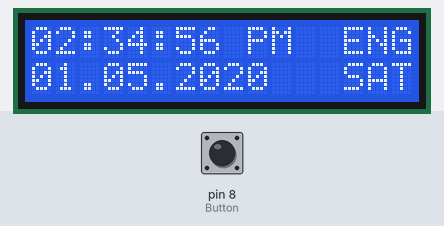
Simulated run of this sketch. Board: Arduino Uno, built with avr-gcc and run on an emulated ATmega328P. Parts: 16×2 character LCD. Inputs (shaded band) come from the test bench; at power-on: pin 8 (Button) LOW.

Above: at 1.2 s.
1.3 s: pin 8 (Button) pulled HIGH for 3 s
At 2.6 s:
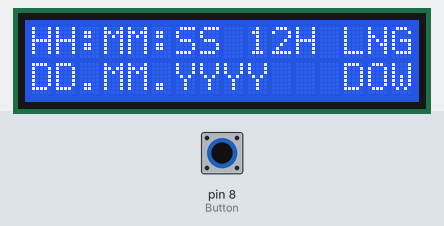
At 4.5 s:
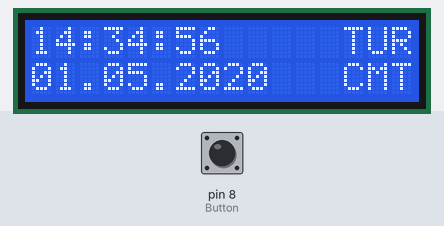
Timing chart, 0 to 6.0 s (numbered marks = the images above; inputs shaded):
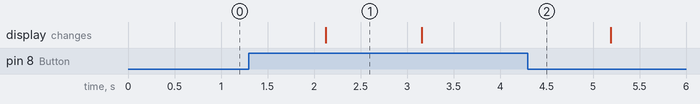

The sketch:

LCDScreenClock.ino
```cpp
#include <Wire.h> // required libraries
#include <LiquidCrystal_I2C.h>

#define Button 8 // button gidital pwm is 8

int TIME_SCREEN_CLOCK = 2000;
int TIME_SCREEN_INFO = 1000;
String TIME_STRING = "2021.05.01 - 14:34:56";

bool isEnglish = true;

LiquidCrystal_I2C LCD(0x27, 16, 2); // LCD with LiquidCrystal_I2C library

void setup() {
  pinMode(Button, INPUT); // button as input

  LCD.init(); // initializing LCD screen
  LCD.backlight(); // opening ground light of the LCD screen

  int hour = TIME_STRING.substring(13, 15).toInt(); // split the TIME_STRING variable
  int minute = TIME_STRING.substring(16, 18).toInt();
  int second = TIME_STRING.substring(19, 21).toInt();
  int year = TIME_STRING.substring(0, 4).toInt();
  int month = TIME_STRING.substring(5, 7).toInt();
  int day = TIME_STRING.substring(8, 10).toInt();
}

void loop() {

  if(isEnglish == true){

    englishClock();
    delay(TIME_SCREEN_CLOCK);
    /*second += 2; if second is 60 or high, must to update current time
    if(second > 59){
      second = second % 60;
      updateTime();
    }*/

    englishInfo();
    delay(TIME_SCREEN_INFO);
    /*second += 1; if second is 60 or high, must to update current time
    if(second > 59){
      second = second % 60;
      updateTime();
    }*/

  } else{

    turkishClock();
    delay(TIME_SCREEN_CLOCK);
    /*second += 2; if second is 60 or high, must to update current time
    if(second > 59){
      second = second % 60;
      updateTime();
    }*/

    turkishInfo();
    delay(TIME_SCREEN_INFO);
    /*second += 1; if second is 60 or high, must to update current time
    if(second > 59){
      second = second % 60;
      updateTime();
    }*/
  }

  if(digitalRead(Button) == 1){
    if(isEnglish == true){
      isEnglish = false;
    }else{
      isEnglish = true;
    }
  }
}

void englishClock(){ // english clock screen
    LCD.setCursor(0,0); // start to write from 1st row - 1st column
    LCD.print("02:34:56 PM  ENG");

    LCD.setCursor(0,1); // start to write from 2nd row - 1st column
    LCD.print("01.05.2020   SAT");
}

void turkishClock(){ // turkish clock screen
    LCD.setCursor(0,0); // start to write from 1st row - 1st column
    LCD.print("14:34:56     TUR");

    LCD.setCursor(0,1); // start to write from 2nd row - 1st column
    LCD.print("01.05.2020   CMT");
}


void englishInfo(){ // english info screen
    LCD.setCursor(0,0); // start to write from 1st row - 1st column
    LCD.print("HH:MM:SS 12H LNG");

    LCD.setCursor(0,1); // start to write from 2nd row - 1st column
    LCD.print("DD.MM.YYYY   DOW");
}

void turkishInfo(){ // turkish info screen
    LCD.setCursor(0,0); // start to write from 1st row - 1st column
    LCD.print("SA:DA:SN 24H DIL");

    LCD.setCursor(0,1); // start to write from 2nd row - 1st column
    LCD.print("GG.AA.YYYY   GUN");
}

void updateTime(int minute, int hour, int day, int month, int year){ // if second is higher than 59, time will updated
  minute++;

  if(minute > 59){ // if minute is 60, then minute must be 0 and hour increases 1
    minute = 0;
    hour++;

    if(hour > 23){ // if hour is 24, then hour must be 0 and day increases 1
      hour = 0;
      day++;

      if(day > 30){ // if day is 31, then day must be 0 and month increases 1
        day = 0;
        month++;

        if(month > 12){ // if month is 13, then month must be 0 and year increases 1
          month = 0;
          year++;
        }
      }
    }
  }
}

/*REFERENCES
 * https://maker.robotistan.com/arduino-ile-buton-ve-led-uygulamasi/
 * https://www.youtube.com/watch?v=l0QvSxzHtvk
 * https://www.youtube.com/watch?v=EPhRzlJW7Eg
 */
```

Measured:
- after the input at 1.3 s, the display: first differs from a run without the input after 1.9 s (image 2)
- what the display in image 1 shows lasts 1.1 s, from 2.1 s to 3.2 s
